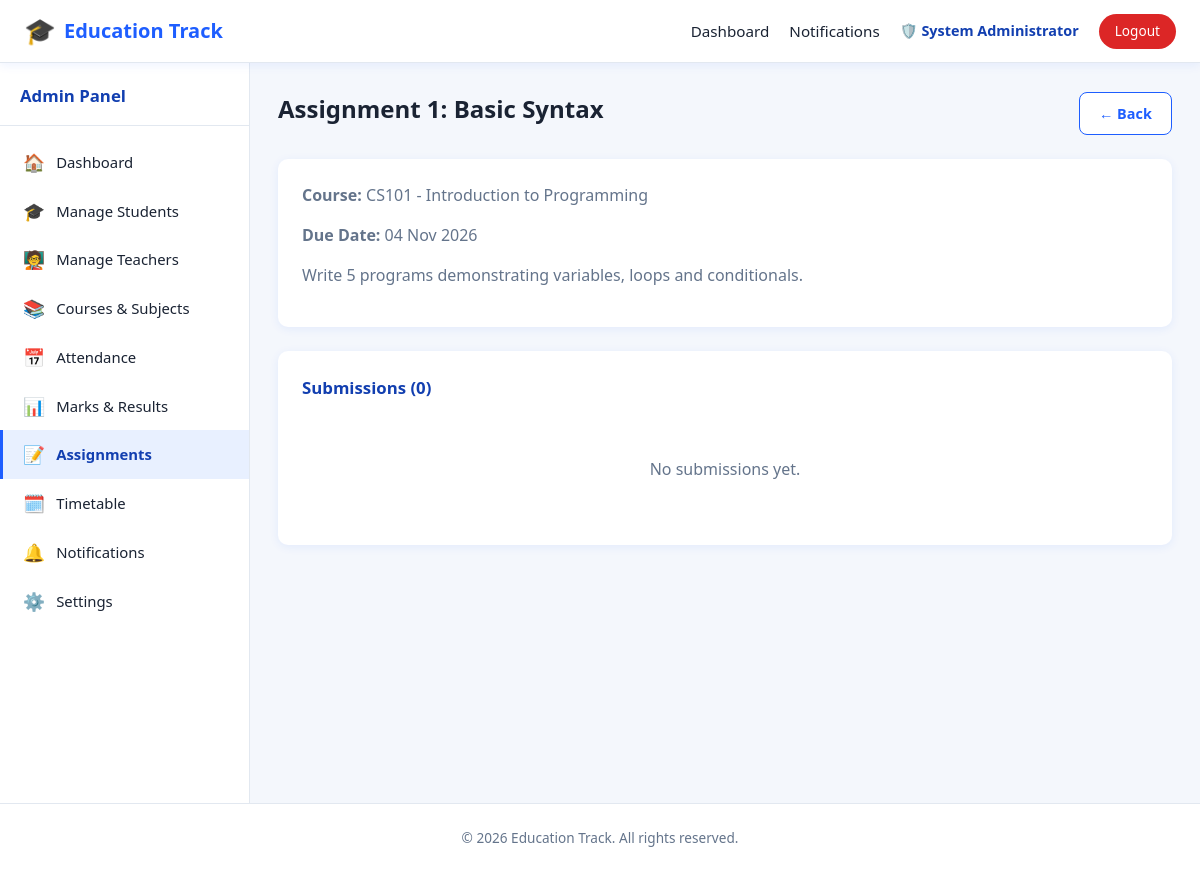
The page /modules/assignment/view.php?id=1 (signed in) on the database its author committed.
### tables this page shows
CREATE TABLE assignments (
    id INT AUTO_INCREMENT PRIMARY KEY,
    course_id INT NOT NULL,
    title VARCHAR(150) NOT NULL,
    description TEXT,
    file_path VARCHAR(255),
    due_date DATE,
    uploaded_by VARCHAR(100),
    created_at TIMESTAMP DEFAULT CURRENT_TIMESTAMP,
    FOREIGN KEY (course_id) REFERENCES courses(id) ON DELETE CASCADE
);

CREATE TABLE courses (
    id INT AUTO_INCREMENT PRIMARY KEY,
    course_code VARCHAR(20) NOT NULL UNIQUE,
    course_name VARCHAR(150) NOT NULL,
    description TEXT,
    credits INT DEFAULT 3,
    teacher_id INT NULL,
    created_at TIMESTAMP DEFAULT CURRENT_TIMESTAMP,
    FOREIGN KEY (teacher_id) REFERENCES teachers(id) ON DELETE SET NULL
);

### includes/session.php (called while the page is built, shortened)
<?php
function sanitize(string $value): string
{
    return htmlspecialchars(trim($value), ENT_QUOTES, 'UTF-8');
}

### modules/assignment/view.php (the view, shortened to what this page needs)
<?php
require_once __DIR__ . '/../../includes/session.php';
$pdo = getDBConnection();
$id = (int) ($_GET['id'] ?? 0);
$stmt = $pdo->prepare("SELECT a.*, c.course_name, c.course_code FROM assignments a
    JOIN courses c ON c.id = a.course_id WHERE a.id = :id");
$stmt->execute(['id' => $id]);
$assignment = $stmt->fetch();
$subStmt = $pdo->prepare("SELECT s.*, st.full_name, st.roll_no FROM assignment_submissions s
    JOIN students st ON st.id = s.student_id WHERE s.assignment_id = :id ORDER BY s.submitted_at DESC");
$subStmt->execute(['id' => $id]);
$submissions = $subStmt->fetchAll();
require_once __DIR__ . '/../../includes/header.php';
require_once __DIR__ . '/../../includes/navbar.php';
?>
<div class="app-layout">
    <?php $sidebarType = 'admin'; $activePage = 'assignments'; require __DIR__ . '/../../includes/sidebar.php'; ?>
    <main class="main-content">
        <div class="page-header">
            <h1><?= sanitize($assignment['title']) ?></h1>
            <a href="<?= BASE_URL ?>/admin/assignments.php" class="btn btn-secondary">← Back</a>
        </div>
        <div class="card">
            <p><strong>Course:</strong> <?= sanitize($assignment['course_code'].' - '.$assignment['course_name']) ?></p>
            <p><strong>Due Date:</strong> <?= $assignment['due_date'] ? date('d M Y', strtotime($assignment['due_date'])) : 'N/A' ?></p>
            <p><?= sanitize((string)$assignment['description']) ?></p>
        </div>
        <div class="card">
            <div class="card-title">Submissions (<?= count($submissions) ?>)</div>
            <?php if (empty($submissions)): ?>
                <div class="empty-state">No submissions yet.</div>
            <?php endif; ?>
        </div>
    </main>
</div>
<?php require_once __DIR__ . '/../../includes/footer.php'; ?>

### assets/css/style.css (style rules this page uses)
:root { --primary: #1e5eff; --primary-dark: #123fb0; --primary-light: #e8f0ff; --secondary: #0ea5e9; --accent: #ffb020; --success: #16a34a; --success-bg: #e9f9ef; --danger: #dc2626; --danger-bg: #fdecec; --warning: #d97706; --warning-bg: #fff7e6; --text-dark: #1a2333; --text-muted: #64748b; --white: #ffffff; --bg-light: #f4f7fc; --border: #e2e8f0; --radius: 10px; --shadow: 0 2px 10px rgba(30, 94, 255, 0.08); --shadow-lg: 0 8px 30px rgba(30, 94, 255, 0.12); --sidebar-width: 250px; }
* { box-sizing: border-box; }
html, body { margin: 0; padding: 0; font-family: 'Segoe UI', Roboto, Helvetica, Arial, sans-serif; background: var(--bg-light); color: var(--text-dark); line-height: 1.5; }
a { text-decoration: none; color: inherit; }
h1, h2, h3, h4 { margin: 0 0 .5rem; color: var(--text-dark); }
p { margin: 0 0 1rem; color: var(--text-muted); }
.app-layout { display: flex; min-height: calc(100vh - 60px); max-width: 1500px; margin: 0 auto; }
.main-content { flex: 1; padding: 1.75rem; min-width: 0; }
.page-header { display: flex; justify-content: space-between; align-items: center; flex-wrap: wrap; gap: .75rem; margin-bottom: 1.5rem; }
.page-header h1 { font-size: 1.5rem; }
.btn { display: inline-flex; align-items: center; justify-content: center; gap: .4rem; padding: .6rem 1.2rem; border-radius: 8px; border: none; font-weight: 600; font-size: .9rem; cursor: pointer; transition: transform .1s, box-shadow .15s, background .15s; }
.btn-secondary { background: var(--white); color: var(--primary); border: 1px solid var(--primary); }
.card { background: var(--white); border-radius: var(--radius); box-shadow: var(--shadow); padding: 1.5rem; margin-bottom: 1.5rem; }
.card-title { font-size: 1.05rem; font-weight: 700; margin-bottom: 1rem; color: var(--primary-dark); }
.empty-state { text-align: center; padding: 2.5rem 1rem; color: var(--text-muted); }

### rows shown on the page
assignments: title "Assignment 1: Basic Syntax", course.course_name "CS101 - Introduction to Programming", due_date "04 Nov 2026", description "Write 5 programs demonstrating variables, loops and conditionals."

### other values the page prints
currentAdminName() "System Administrator"
$link['icon'] "🏠"
$link['label'] "Dashboard"
$link['icon'] "🎓"
$link['label'] "Manage Students"
$link['icon'] "🧑‍🏫"
$link['label'] "Manage Teachers"
$link['icon'] "📚"
$link['label'] "Courses & Subjects"
$link['icon'] "📅"
$link['label'] "Attendance"
$link['icon'] "📊"
$link['label'] "Marks & Results"
$link['icon'] "📝"
$link['label'] "Assignments"
